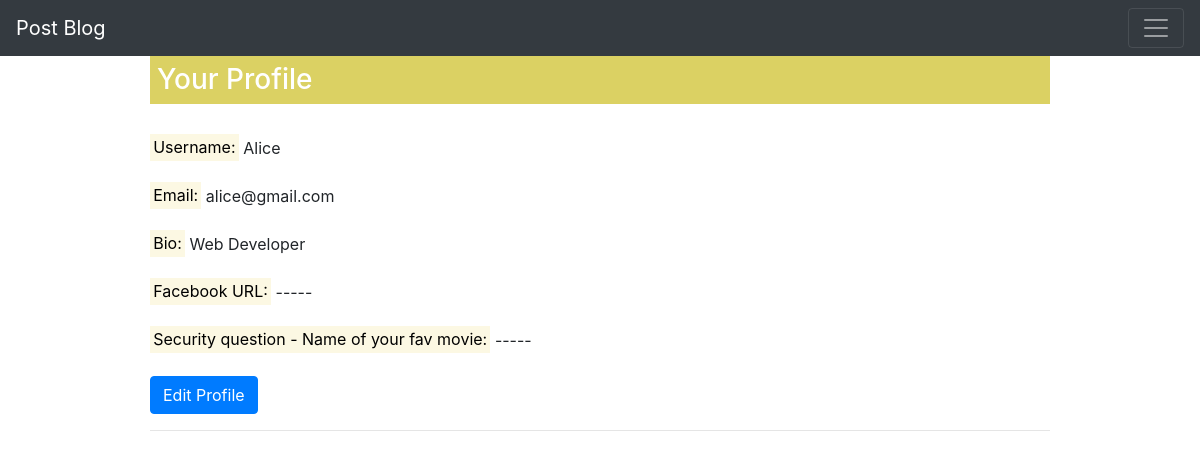
The app's page /index/profile/Alice (signed in) with its own data.
### register.py (models this page shows, shortened)
class reg(dbreg.Model, UserMixin):
	id=dbreg.Column(dbreg.Integer, primary_key=True)
	username=dbreg.Column(dbreg.String(50), nullable=False)
	email=dbreg.Column(dbreg.String(40), nullable=False)
	password=dbreg.Column(dbreg.String(100), nullable=False)
	fburl=dbreg.Column(dbreg.String(30), nullable=True)
	secques=dbreg.Column(dbreg.String(30), nullable=True)
	bio=dbreg.Column(dbreg.String(30), nullable=True)
	profilepic=dbreg.Column(dbreg.String(30), nullable=True)
	date=dbreg.Column(dbreg.DateTime, nullable=False, default=datetime.utcnow)

### register.py (the view)
@app.route('/index/profile/<string:usrname>')
def profile(usrname):
	if current_user.is_authenticated:
		data=reg.query.filter_by(username=usrname).all()
		return render_template('profile.html', datas=data)
	else:
		return redirect(url_for('index'))

### register.py (called while the page is built)
@login_manager.user_loader
def load_user(id):
	return reg.query.get(id)

### templates/profile.html (shortened to what this page needs)
{% extends 'base.html' %}
{% block body %}
<nav class="navbar navbar-dark bg-dark">
  <a class="navbar-brand" href="/index">Post Blog</a>
  <button class="navbar-toggler" type="button" data-toggle="collapse" data-target="#navbarsExample01" aria-controls="navbarsExample01" aria-expanded="false" aria-label="Toggle navigation">
    <span class="navbar-toggler-icon"></span>
  </button>
</nav>
<div style="width: 75%; margin: 0px auto;">
{% for data in datas %}
	{% if current_user.username == data.username %}
		<p class="h3" style="background: #dbd163; color: white; padding: 7px;"> Your Profile</p><br/>
	{% else %}
		<p class="h3" style="background: #dbd163; color: white; padding: 7px;"> {{ data.username }}'s Profile</p><br/><br/>
	{% endif %}
	<mark>Username:</mark> {{ data.username }}<br/><br/>
	<mark>Email:</mark> {{ data.email }}<br/><br/>
	{% if data.bio %}
		<mark>Bio:</mark> {{ data.bio }}<br/><br/>
	{% else %}
		<mark>Bio:</mark> -----<br/><br/>
	{% endif %}
	{% if data.fburl %}
		<mark>Facebook URL:</mark> <a href="{{ data.fburl }}">{{ data.fburl }}</a><br/><br/>
	{% else %}
		<mark>Facebook URL:</mark> -----<br/><br/>
	{% endif %}
	{% if current_user.username == data.username %}
	{% if data.secques %}
		<mark>Security question - Name of your fav movie:</mark> {{ data.secques }}<br/><br/>
	{% else %}
		<mark>Security question - Name of your fav movie:</mark> -----<br/><br/>
	{% endif %}
	<a class="btn btn-primary" href="/profile/edit/{{data.id}}">Edit Profile</a>
	{% endif %}
	<hr>
{% endfor %}
</div>
{% endblock %}

### templates/profile.html (style rules this page uses)
body { font-size: calc(10px + 0.5vw); }

### records on screen
reg: shows "Your Profile", username "Alice", email "alice@gmail.com", bio "Web Developer", shows "Facebook URL:", shows "Security question - Name of your fav movie:"
